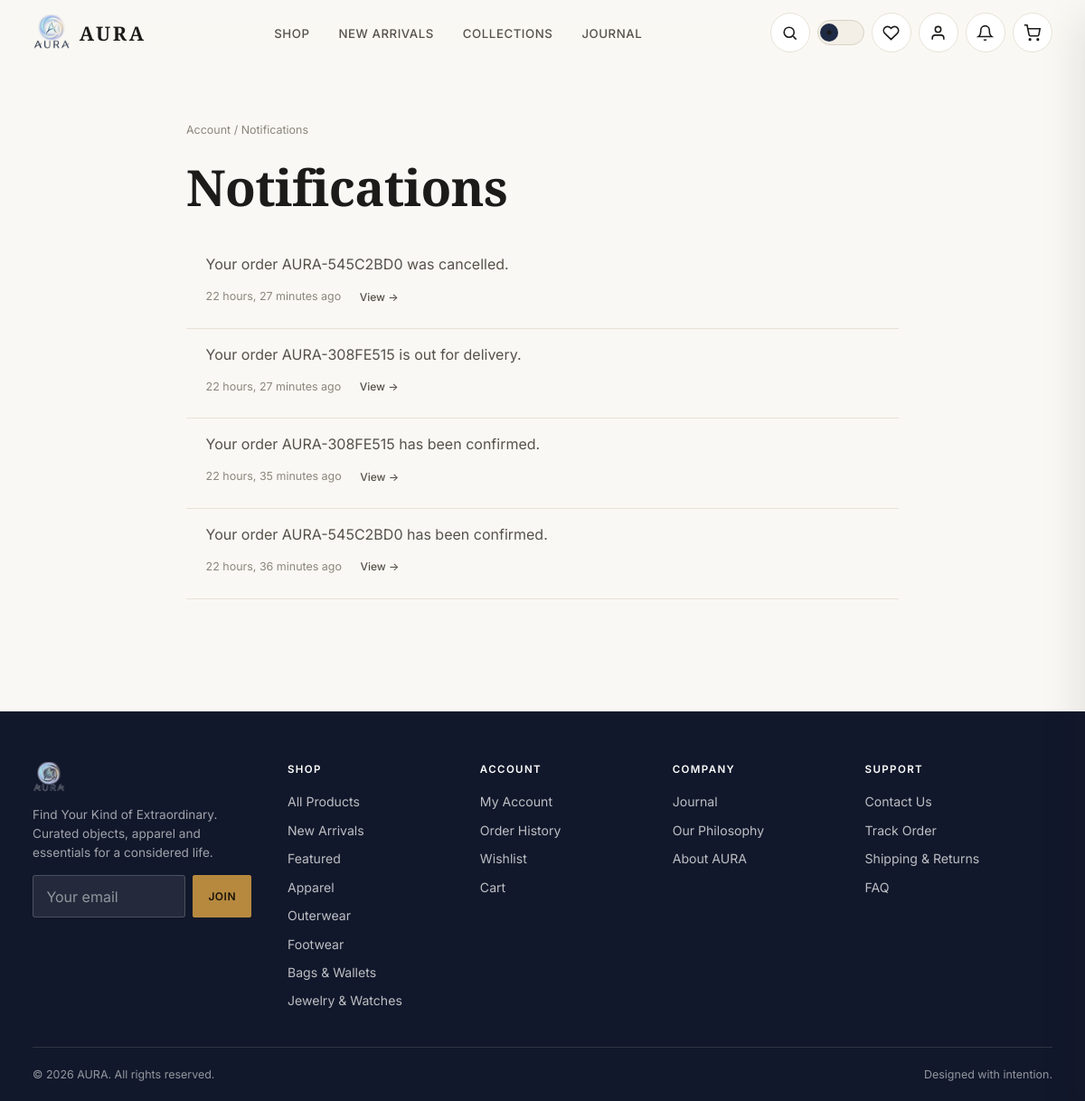
Screenshot of /notifications/ (signed in) with the database file from the repository.
### notifications/models.py (models this page shows, shortened)
class Notification(models.Model):
    NOTIF_TYPES = [
        ('order_confirmed', 'Order Confirmed'),
        ('order_processing', 'Order Processing'),
        ('order_shipped', 'Order Shipped'),
        ('order_out_for_delivery', 'Out for Delivery'),
        ('order_delivered', 'Order Delivered'),
        ('order_cancelled', 'Order Cancelled'),
        ('general', 'General'),
    ]
    STATUS_MESSAGE_MAP = {
        'confirmed': ('order_confirmed', 'Your order {number} has been confirmed.'),
        'processing': ('order_processing', 'Your order {number} is being processed.'),
        'shipped': ('order_shipped', 'Your order {number} has shipped.'),
        'out_for_delivery': ('order_out_for_delivery', 'Your order {number} is out for delivery.'),
        'delivered': ('order_delivered', 'Your order {number} has been delivered.'),
        'cancelled': ('order_cancelled', 'Your order {number} was cancelled.'),
    }
    user = models.ForeignKey(settings.AUTH_USER_MODEL, on_delete=models.CASCADE, related_name='notifications')
    notif_type = models.CharField(max_length=30, choices=NOTIF_TYPES, default='general')
    message = models.CharField(max_length=255)
    link = models.CharField(max_length=255, blank=True)
    is_read = models.BooleanField(default=False)
    created_at = models.DateTimeField(auto_now_add=True)
    class Meta:
        ordering = ['-created_at']

### store/models.py (models this page shows, shortened)
class Category(models.Model):
    name = models.CharField(max_length=100, unique=True)
    slug = models.SlugField(max_length=120, unique=True, blank=True)
    description = models.TextField(blank=True)
    image_url = models.URLField(blank=True, help_text='External editorial image representing this category.')
    display_order = models.PositiveIntegerField(default=0)
    is_active = models.BooleanField(default=True)
    created_at = models.DateTimeField(auto_now_add=True)
    class Meta:
        verbose_name_plural = 'Categories'
        ordering = ['display_order', 'name']
    def get_absolute_url(self):
        return reverse('store:category_detail', kwargs={'slug': self.slug})

### notifications/views.py (the view)
# urls.py: path('', views.notification_list, name='notification_list'),
@login_required
def notification_list(request):
    notifications = Notification.objects.filter(user=request.user)
    unread = notifications.filter(is_read=False)
    unread.update(is_read=True)  # viewing the list marks them read
    return render(request, 'notifications/list.html', {'notifications': notifications})

### cart/context_processors.py (called while the page is built)
def cart_context(request):
    cart = getattr(request, 'cart', None)
    if cart is None:
        return {'cart_item_count': 0}
    return {'cart_item_count': cart.total_items}

### cart/models.py (called while the page is built)
    @property
    def items_qs(self):
        return self.items.select_related('product', 'product__category').all()

    @property
    def total_items(self):
        return sum(item.quantity for item in self.items_qs)

### core/context_processors.py (called while the page is built)
def site_context(request):
    from store.models import Category
    return {
        'SITE_NAME': 'AURA',
        'SITE_TAGLINE': 'Find Your Kind of Extraordinary.',
        'footer_categories': Category.objects.filter(is_active=True)[:5],
    }

### notifications/context_processors.py (called while the page is built)
def notifications_context(request):
    if request.user.is_authenticated:
        count = request.user.notifications.filter(is_read=False).count()
        return {'unread_notification_count': count}
    return {'unread_notification_count': 0}

### wishlist/context_processors.py (called while the page is built)
def wishlist_context(request):
    if request.user.is_authenticated:
        ids = list(request.user.wishlist_items.values_list('product_id', flat=True))
        return {'wishlist_product_ids': ids, 'wishlist_count': len(ids)}
    return {'wishlist_product_ids': [], 'wishlist_count': 0}

### templates/notifications/list.html (shortened to what this page needs)
{% extends 'base.html' %}
{% block content %}
<section class="section container-narrow">
  <div class="breadcrumbs"><a href="{% url 'accounts:account_dashboard' %}">Account</a> / Notifications</div>
  <h1>Notifications</h1>
  {% if notifications %}
    <div style="margin-top:1.5rem;">
      {% for n in notifications %}
        <div class="notification-item">
          <div>
            <p style="margin:0;">{{ n.message }}</p>
            <span class="text-muted" style="font-size:0.78rem;">{{ n.created_at|timesince }} ago</span>
            {% if n.link %}<a href="{{ n.link }}" class="btn-ghost btn-sm" style="display:inline-block; margin-top:0.35rem;">View &rarr;</a>{% endif %}
          </div>
        </div>
      {% endfor %}
    </div>
  {% endif %}
</section>
{% endblock %}

### templates/includes/footer.html (shortened to what this page needs)
{% load static %}
<footer class="site-footer">
  <div class="container">
    <div class="footer-grid">
      <div class="footer-brand">
        <img src="{% static 'images/aura-logo-transparent.png' %}" alt="AURA">
        <p>{{ SITE_TAGLINE }} Curated objects, apparel and essentials for a considered life.</p>
        <form class="newsletter-form" data-newsletter-form action="{% url 'core:newsletter_signup' %}" method="post">
          <input type="email" name="email" placeholder="Your email" required aria-label="Email for newsletter">
          <button type="submit" class="btn btn-gold btn-sm">Join</button>
        </form>
      </div>
      <div>
        <h5>Shop</h5>
        <ul>
          <li><a href="{% url 'store:shop' %}">All Products</a></li>
          <li><a href="{% url 'store:shop' %}?collection=new">New Arrivals</a></li>
          <li><a href="{% url 'store:shop' %}?collection=featured">Featured</a></li>
          {% for c in footer_categories %}<li><a href="{{ c.get_absolute_url }}">{{ c.name }}</a></li>{% endfor %}
        </ul>
      </div>
      <div class="footer-col-account">
        <h5>Account</h5>
        <ul>
          <li><a href="{% url 'accounts:account_dashboard' %}">My Account</a></li>
          <li><a href="{% url 'orders:order_history' %}">Order History</a></li>
          <li><a href="{% url 'wishlist:wishlist_detail' %}">Wishlist</a></li>
          <li><a href="{% url 'cart:cart_detail' %}">Cart</a></li>
        </ul>
      </div>
      <div>
        <h5>Company</h5>
        <ul>
          <li><a href="{% url 'core:journal' %}">Journal</a></li>
          <li><a href="{% url 'core:home' %}#philosophy">Our Philosophy</a></li>
          <li><a href="{% url 'core:home' %}#story">About AURA</a></li>
        </ul>
      </div>
      <div>
        <h5>Support</h5>
        <ul>
          <li><a href="{% url 'core:contact' %}">Contact Us</a></li>
          <li><a href="{% url 'orders:order_history' %}">Track Order</a></li>
          <li><a href="{% url 'core:home' %}#shipping">Shipping &amp; Returns</a></li>
          <li><a href="{% url 'core:home' %}#faq">FAQ</a></li>
        </ul>
      </div>
    </div>
    <div class="footer-bottom">
      <span>&copy; {% now "Y" %} AURA. All rights reserved.</span>
      <span>Designed with intention.</span>
    </div>
  </div>
</footer>

### static/css/themes.css (style rules this page uses)
:root { --bg: #faf8f4; --bg-elevated: #ffffff; --surface: #ffffff; --surface-muted: #f3efe7; --text: #1c1b19; --text-secondary: #55524b; --muted: #8a867c; --border: #e7e2d7; --border-strong: #d8d2c3; --accent: #1f2a44; --accent-strong: #12182b; --accent-contrast: #ffffff; --gold: #b6893f; --gold-soft: #d9b876; --success: #2f6b4f; --success-bg: #e9f3ec; --error: #a3372e; --error-bg: #fbebe9; --warning: #9c6b1f; --warning-bg: #fbf1de; --info: #2b5a7a; --info-bg: #e8f1f6; --shadow-sm: 0 1px 2px rgba(28, 27, 25, 0.06); --shadow-md: 0 6px 20px rgba(28, 27, 25, 0.08); --shadow-lg: 0 20px 48px rgba(28, 27, 25, 0.12); --nav-bg: rgba(250, 248, 244, 0.7); --nav-bg-solid: rgba(250, 248, 244, 0.94); --overlay: rgba(18, 17, 15, 0.5); --skeleton: #efeae0; --focus-ring: rgba(31, 42, 68, 0.35); color-scheme: light; }

### static/css/base.css (style rules this page uses)
*, *::before, *::after { box-sizing: border-box; }
html { scroll-behavior: smooth; }
body { margin: 0; background: var(--bg); color: var(--text); font-family: 'Inter', -apple-system, BlinkMacSystemFont, 'Segoe UI', sans-serif; font-size: 16px; line-height: 1.55; -webkit-font-smoothing: antialiased; transition: background-color 0.35s ease, color 0.35s ease; overflow-x: hidden; }
h1, h2, h3, h4, h5 { font-family: 'Playfair Display', 'Fallback-Serif', Georgia, serif; font-weight: 600; letter-spacing: -0.01em; margin: 0 0 0.5em; color: var(--text); }
h1 { font-size: clamp(2.1rem, 1.5rem + 2.6vw, 4rem); line-height: 1.08; }
p { margin: 0 0 1em; color: var(--text-secondary); }
a { color: inherit; text-decoration: none; }
img { max-width: 100%; display: block; }
button, input, select, textarea { font-family: inherit; font-size: inherit; color: inherit; }
button { cursor: pointer; }
.container { width: 100%; max-width: 1320px; margin-inline: auto; padding-inline: clamp(1rem, 3vw, 2.5rem); }
.container-narrow { width: 100%; max-width: 860px; margin-inline: auto; padding-inline: clamp(1rem, 3vw, 2.5rem); }
.section { padding-block: clamp(2.5rem, 3vw + 1.5rem, 5.5rem); }
.text-muted { color: var(--muted); }

### static/css/responsive.css (style rules this page uses)
html, body { max-width: 100%; }
img, video, svg { max-width: 100%; height: auto; }

### rows the page displays
Notification: message "Your order AURA-545C2BD0 was cancelled.", created_at "22 hours, 27 minutes"
Notification: message "Your order AURA-308FE515 is out for delivery.", created_at "22 hours, 27 minutes"
Notification: message "Your order AURA-308FE515 has been confirmed.", created_at "22 hours, 35 minutes"
Notification: message "Your order AURA-545C2BD0 has been confirmed.", created_at "22 hours, 36 minutes"
Category: name "Apparel"
Category: name "Outerwear"
Category: name "Footwear"
Category: name "Bags & Wallets"
Category: name "Jewelry & Watches"

### other values shown
{{ SITE_TAGLINE }} "Find Your Kind of Extraordinary."
